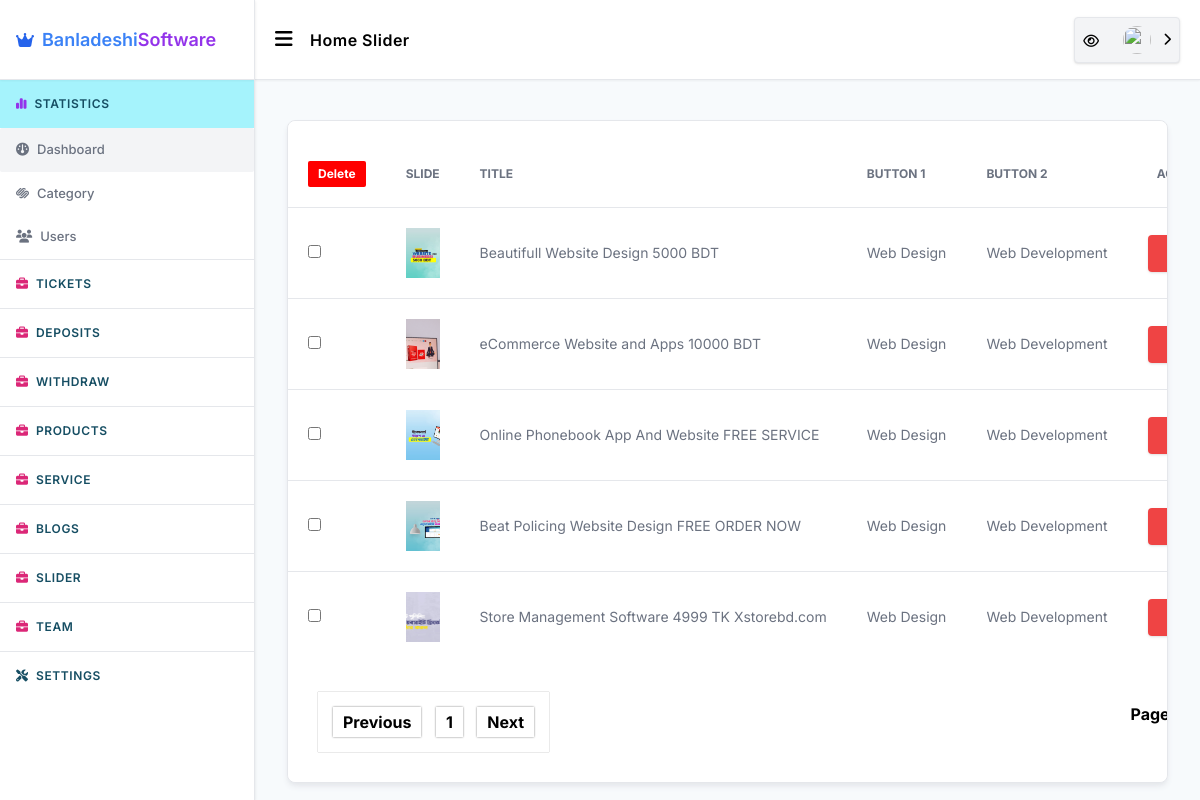
The page /admin/home-slider.php (signed in) on the database its author committed.
### tables this page shows
CREATE TABLE `slider` (
  `id` int(255) NOT NULL,
  `pg_name` varchar(255) NOT NULL,
  `title` varchar(255) NOT NULL,
  `btn1` varchar(255) NOT NULL,
  `btn2` varchar(255) NOT NULL,
  `link1` varchar(255) NOT NULL,
  `link2` varchar(255) NOT NULL,
  `file_name` varchar(255) NOT NULL
);

### admin/config/functions.php (called while the page is built, shortened)
<?php ob_start();
    require('database.php');
    function _get($table,$condition){
    global $conn;
    $query = "SELECT * FROM $table WHERE $condition";
    return mysqli_query($conn,$query);
    }
    function _query($table){
    global $conn;
    $query = "$table";
    return mysqli_query($conn,$query);
    }
?>

### admin/home-slider.php (the view, shortened to what this page needs)
<?php include("common/header-sidebar.php");?>
<div class="x_container space-y-10 py-10">
    <div class="flex flex-col rounded-lg shadow-md border border-[
        ] shadow-gray-200 bg-white">
        <div class="overflow-x-auto rounded-lg">
            <div class="inline-block min-w-full align-middle">
                <div class="overflow-auto bg-white">
                  <div style="display:flex;justify-content:space-between">
                  </div>
                  <form action="" method="POST">
                    <table class="min-w-full divide-y divide-gray-200 table-fixed">
                  <thead class="bg-white">
                    <tr>
                      <th scope="col" class="p-4 text-xs font-medium text-left text-gray-500 uppercase lg:p-5">
                        <input name="check" style="background:red;padding:5px 10px;color:#fff;border-radius:2px;" type="submit" value="Delete">
                      </th>
                      <th scope="col" class="p-4 text-xs font-medium text-left text-gray-500 uppercase lg:p-5">Slide</th>
                      <th scope="col" class="p-4 text-xs font-medium text-left text-gray-500 uppercase lg:p-5">Title</th>
                      <th scope="col" class="p-4 text-xs font-medium text-left text-gray-500 uppercase lg:p-5">Button 1</th>
                      <th scope="col" class="p-4 text-xs font-medium text-left text-gray-500 uppercase lg:p-5">Button 2</th>
                      <th scope="col" class="text-center p-4 text-xs font-medium text-left text-gray-500 uppercase lg:p-5"> Actions</th>
                    </tr>
                  </thead>
                  <tbody class="bg-white divide-y divide-gray-200">
                    <?php
                    $pagination = "ON";
                    if (isset($_GET['page_no']) && $_GET['page_no']!="") {
                    $page_no = $_GET['page_no'];} else {$page_no = 1;}
                    $total_records_per_page = 10;
                    $offset = ($page_no-1) * $total_records_per_page;
                    $previous_page = $page_no - 1;
                    $next_page = $page_no + 1;
                    $slider =_query("SELECT * FROM slider WHERE pg_name='index' ORDER BY id DESC LIMIT $offset, $total_records_per_page");
                    $total_records = mysqli_num_rows(_get("slider","pg_name='index'"));
                    $total_no_of_pages = ceil($total_records / $total_records_per_page);
                    $i=0;
                    while($data = mysqli_fetch_assoc($slider)){ $i++
                    ?>
                      <tr class="hover:bg-gray-100">
                        <td class="p-4 text-sm font-normal text-gray-500 whitespace-nowrap lg:p-5">
                          <input name="check_list[]" type="checkbox" value="<?php echo $data['id']?>">
                        </td>
                        <td class="p-4 text-sm font-normal text-gray-500 whitespace-nowrap lg:p-5">
                        <img style="width: 200px;height:50px;object-fit:cover" src="upload/<?php echo $data['file_name']?>" >
                        </td>
                        <td class="p-4 text-sm font-normal text-gray-500 whitespace-nowrap lg:p-5"><?php echo $data['title']?></td>
                        <td class="p-4 text-sm font-normal text-gray-500 whitespace-nowrap lg:p-5"><?php echo $data['btn1']?></td>
                        <td class="p-4 text-sm font-normal text-gray-500 whitespace-nowrap lg:p-5"><?php echo $data['btn2']?></td>
                        <td class="text-center p-4 space-x-2 whitespace-nowrap lg:p-5">
                          <a href="edit-slider.php?src=home-slider&&table=slider&&id=<?php echo $data['id']?>" class="popup_show btn bg-red-500 w-fit text-white">Edit</a>
                        </td>
                      </tr>
                      <?php }?>
                    </tbody>
                  </table>
                </form>
                <?php if(isset($pagination)){?>
                <div style="padding:20px 10px;">
              <div style="display:flex;justify-content:space-between;padding:10px 20px;">
                  <div class="paginations">
                    <ul>
                      <li <?php if($page_no <= 1){ echo "class=''"; } ?>>
                      <a <?php if($page_no > 1){ echo "href='?page_no=$previous_page'"; } ?>>Previous</a>
                      </li>
                        <?php
                      if ($total_no_of_pages <= 10){
                        for ($counter = 1; $counter <= $total_no_of_pages; $counter++){
                          if ($counter == $page_no) {
                          echo "<li class=''><a>$counter</a></li>";
                            }else{
                              echo "<li><a href='?page_no=$counter'>$counter</a></li>";
                            }
                            }
                      }
                    ?>
                      <li <?php if($page_no >= $total_no_of_pages){ echo "class='disabled'"; } ?>>
                      <a <?php if($page_no < $total_no_of_pages) { echo "href='?page_no=$next_page'"; } ?>>Next</a>
                      </li>
                    </ul>
                  </div>
                  <div class="page_of">
                    <div><strong>Page <?php echo $page_no." of ".$total_no_of_pages; ?></strong></div>
                  </div>
                </div>
                <?php }?>
                    </div>
                </div>
            </div>
        </div>
    </div>
</div>
</div>
</main>
</body>
</html>

### admin/css/styles.css (style rules this page uses)
html { line-height: 1.5; -webkit-text-size-adjust: 100%; -moz-tab-size: 4; -o-tab-size: 4; tab-size: 4; font-family: ui-sans-serif, system-ui, -apple-system, BlinkMacSystemFont, "Segoe UI", Roboto, "Helvetica Neue", Arial, "Noto Sans", sans-serif, "Apple Color Emoji", "Segoe UI Emoji", "Segoe UI Symbol", "Noto Color Emoji"; }
body { margin: 0; line-height: inherit; }
a { color: inherit; text-decoration: inherit; }
b, strong { font-weight: bolder; }
table { text-indent: 0; border-color: inherit; border-collapse: collapse; }
button, input, optgroup, select, textarea { font-family: inherit; font-size: 100%; font-weight: inherit; line-height: inherit; color: inherit; margin: 0; padding: 0; }
button, [type='button'], [type='reset'], [type='submit'] { -webkit-appearance: button; background-color: transparent; background-image: none; }
ol, ul, menu { list-style: none; margin: 0; padding: 0; }
input::placeholder, textarea::placeholder { opacity: 1; color: #9ca3af; }
img, svg, video, canvas, audio, iframe, embed, object { display: block; vertical-align: middle; }
img, video { max-width: 100%; height: auto; }
.x_container { padding-left: 1rem; padding-right: 1rem; }
@media (min-width: 1024px) { .x_container { padding-left: 2rem; padding-right: 2rem; } }
.btn { width: 100%; border-radius: 0.25rem; padding-left: 1.5rem; padding-right: 1.5rem; padding-top: 0.625rem; padding-bottom: 0.625rem; font-size: 0.875rem; line-height: 1.25rem; font-weight: 500; --tw-shadow: 0 1px 3px 0 rgb(0 0 0 / 0.1), 0 1px 2px -1px rgb(0 0 0 / 0.1); --tw-shadow-colored: 0 1px 3px 0 var(--tw-shadow-color), 0 1px 2px -1px var(--tw-shadow-color); box-shadow: var(--tw-ring-offset-shadow, 0 0 #0000), var(--tw-ring-shadow, 0 0 #0000), var(--tw-shadow); }
.inline-block { display: inline-block; }
.flex { display: flex; }
.w-fit { width: -webkit-fit-content; width: -moz-fit-content; width: fit-content; }
.min-w-full { min-width: 100%; }
.table-fixed { table-layout: fixed; }
.flex-col { flex-direction: column; }
.divide-y > :not([hidden]) ~ :not([hidden]) { --tw-divide-y-reverse: 0; border-top-width: calc(1px * calc(1 - var(--tw-divide-y-reverse))); border-bottom-width: calc(1px * var(--tw-divide-y-reverse)); }
.divide-gray-200 > :not([hidden]) ~ :not([hidden]) { --tw-divide-opacity: 1; border-color: rgb(229 231 235 / var(--tw-divide-opacity)); }
.overflow-auto { overflow: auto; }
.overflow-x-auto { overflow-x: auto; }
.whitespace-nowrap { white-space: nowrap; }
.rounded-lg { border-radius: 0.5rem; }
.border { border-width: 1px; }
.bg-white { --tw-bg-opacity: 1; background-color: rgb(255 255 255 / var(--tw-bg-opacity)); }
.bg-red-500 { --tw-bg-opacity: 1; background-color: rgb(239 68 68 / var(--tw-bg-opacity)); }
.p-4 { padding: 1rem; }
.py-10 { padding-top: 2.5rem; padding-bottom: 2.5rem; }
.text-left { text-align: left; }
.text-center { text-align: center; }
.align-middle { vertical-align: middle; }
.text-xs { font-size: 0.75rem; line-height: 1rem; }
.text-sm { font-size: 0.875rem; line-height: 1.25rem; }
.font-medium { font-weight: 500; }
.font-normal { font-weight: 400; }
.uppercase { text-transform: uppercase; }
.text-gray-500 { --tw-text-opacity: 1; color: rgb(107 114 128 / var(--tw-text-opacity)); }
.text-white { --tw-text-opacity: 1; color: rgb(255 255 255 / var(--tw-text-opacity)); }
.shadow-md { --tw-shadow: 0 4px 6px -1px rgb(0 0 0 / 0.1), 0 2px 4px -2px rgb(0 0 0 / 0.1); --tw-shadow-colored: 0 4px 6px -1px var(--tw-shadow-color), 0 2px 4px -2px var(--tw-shadow-color); box-shadow: var(--tw-ring-offset-shadow, 0 0 #0000), var(--tw-ring-shadow, 0 0 #0000), var(--tw-shadow); }
.shadow-gray-200 { --tw-shadow-color: #e5e7eb; --tw-shadow: var(--tw-shadow-colored); }
* { outline: none; font-family: "Inter", sans-serif; scroll-behavior: smooth; }
th { font-weight: bold !important; }
body { background: #f7fafc; margin: 0px; padding: 0px; }
@media (min-width: 1024px) { .lg\:p-5 { padding: 1.25rem; } }

### admin/home-slider.php (style rules this page uses)
.paginations>ul { box-shadow: 0 0 1px gray;margin: 0;padding: 10px; }
.paginations>ul>li { list-style: none;display: inline-block;line-height: 2.5; }
.paginations>ul>li>a { padding: 5px 10px;margin:5px;background: #fff;font-weight: bolder;box-shadow: 0px 0px 2px gray; }
.page_of { padding-top: 10px; }

### rows shown on the page
slider: file_name (picture), title "Beautifull Website Design 5000 BDT", btn1 "Web Design", btn2 "Web Development"
slider: file_name (picture), title "eCommerce Website and Apps 10000 BDT", btn1 "Web Design", btn2 "Web Development"
slider: file_name (picture), title "Online Phonebook App And Website FREE SERVICE", btn1 "Web Design", btn2 "Web Development"
slider: file_name (picture), title "Beat Policing Website Design FREE ORDER NOW", btn1 "Web Design", btn2 "Web Development"
slider: file_name (picture), title "Store Management Software 4999 TK Xstorebd.com", btn1 "Web Design", btn2 "Web Development"
